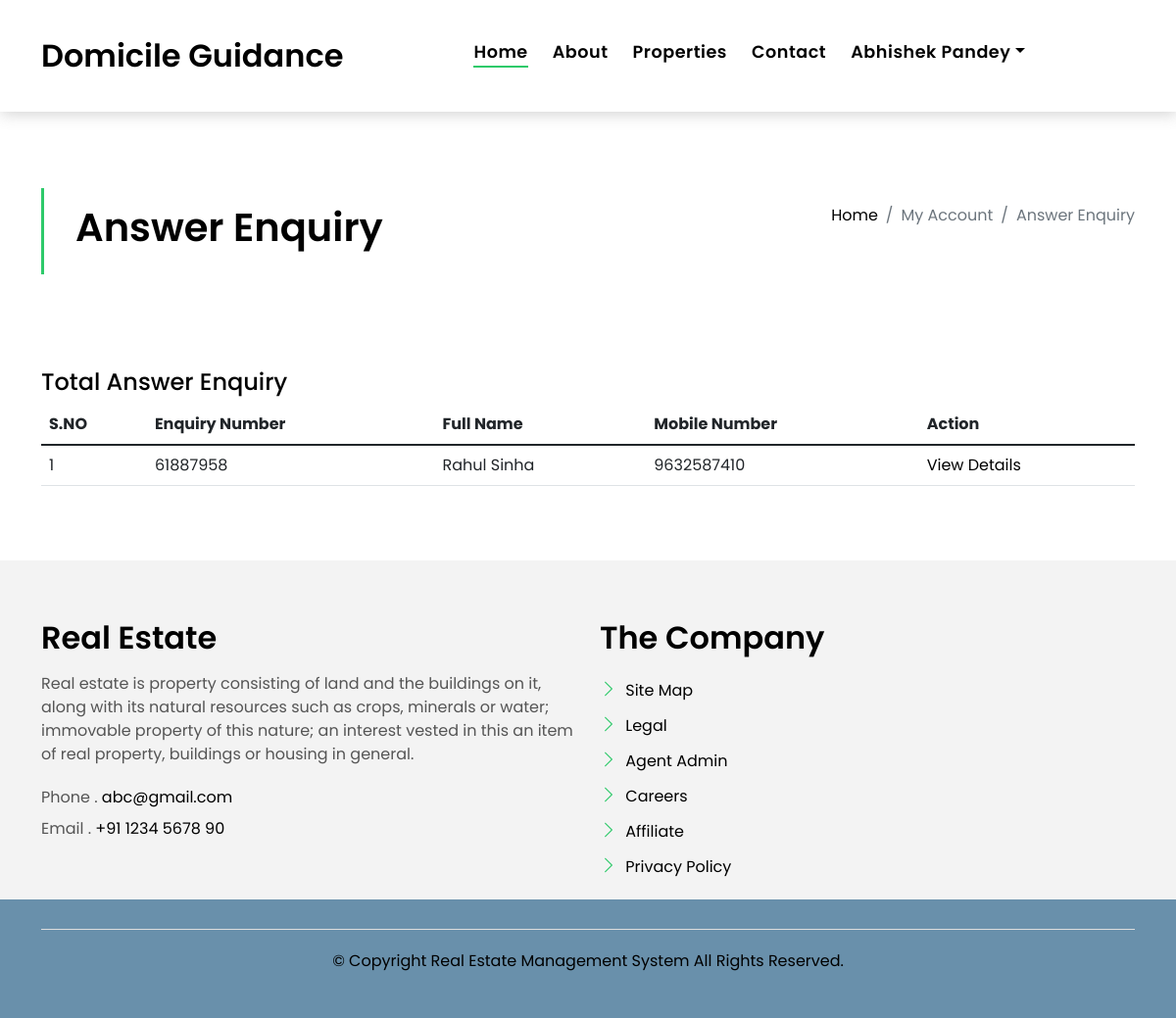
The app's page /owneranswerEnquiry (signed in) with its own data.
### estate/models.py (models this page shows, shortened)
class Enquiry(models.Model):
    property = models.ForeignKey(Property, on_delete=models.CASCADE, null=True)
    fullname = models.CharField(max_length=100, null=True)
    emailid = models.CharField(max_length=100, null=True)
    mobileno = models.CharField(max_length=50, null=True)
    message = models.CharField(max_length=500, null=True)
    enquiryno = models.CharField(max_length=50, null=True)
    enquirydate = models.DateTimeField(auto_now_add=True)
    status = models.CharField(max_length=100, null=True)
    remark = models.CharField(max_length=500, null=True)
    remarkdate = models.DateField(null=True)

### estate/views.py (the view)
# urls.py: path('owneranswerEnquiry', owneranswerEnquiry, name='owneranswerEnquiry'),
def owneranswerEnquiry(request):
    if not request.user.is_authenticated:
        return redirect('owner_login')
    user = User.objects.get(id=request.user.id)
    userType = UserType.objects.get(user=user)
    properties = Property.objects.filter(user=userType)
    propenquiry = Enquiry.objects.filter(property__in=properties, status='Answer')
    return render(request, 'owner/owneranswerEnquiry.html', locals())

### estate/templates/owner/owneranswerEnquiry.html
{% extends 'ownerNavbar.html' %}
{% block main  %}
{% load static %}
<section class="intro-single">
    <div class="container">
        <div class="row">
            <div class="col-md-12 col-lg-8">
                <div class="title-single-box">
                    <h1 class="title-single">Answer Enquiry</h1>
                </div>
            </div>
            <div class="col-md-12 col-lg-4">
                <nav aria-label="breadcrumb" class="breadcrumb-box d-flex justify-content-lg-end">
                    <ol class="breadcrumb">
                        <li class="breadcrumb-item">
                            <a href="{% url 'index' %}">Home</a>
                        </li>
                        <li class="breadcrumb-item active" aria-current="page">
                            My Account
                        </li>
                        <li class="breadcrumb-item active" aria-current="page">
                           Answer Enquiry
                        </li>
                    </ol>
                </nav>
            </div>
        </div>
    </div>
</section>
<section class="property-grid grid mt-5">
    <div class="container">
        <div class="row">
            <div class="col-md-12">
                <h4 class="form--title">Total Answer Enquiry</h4>
                <table class="table">
                    <thead>
                    <tr>
                        <th>S.NO</th>
                        <th>Enquiry Number</th>
                        <th>Full Name</th>
                        <th>Mobile Number</th>
                        <th>Action</th>
                    </tr>
                    </thead>
                    {% for i in propenquiry %}
                    <tr>
                        <td>{{forloop.counter}}</td>
                        <td>{{i.enquiryno}}</td>
                        <td>{{i.fullname}}</td>
                        <td>{{i.mobileno}}</td>
                        <td><a href="{% url 'viewEnquiry' i.id %}">View Details</a></td>
                    </tr>
                    {% empty %}
                    <tr>
                        <th colspan="5" style="text-align: center; color:red">No Record found</th>
                    </tr>
                    {% endfor %}
                </table>
            </div>
        </div>
    </div>
</section>
{% endblock %}

### estate/templates/ownerNavbar.html (shortened to what this page needs)
{% load static %}
<!DOCTYPE html>
<html lang="en">
<head>
    <link href="{% static 'assets/vendor/animate.css/animate.min.css' %}" rel="stylesheet">
    <link href="{% static 'assets/vendor/bootstrap/css/bootstrap.min.css' %}" rel="stylesheet">
    <link href="{% static 'assets/vendor/bootstrap-icons/bootstrap-icons.css' %}" rel="stylesheet">
    <link href="{% static 'assets/vendor/swiper/swiper-bundle.min.css' %}" rel="stylesheet">
    <link href="{% static 'assets/css/style.css' %}" rel="stylesheet">
</head>
<body>
<nav class="navbar navbar-default navbar-trans navbar-expand-lg fixed-top">
    <div class="container">
        <a class="navbar-brand text-brand" href="#">Domicile Guidance</a>
        <div class="navbar-collapse collapse justify-content-center" id="navbarDefault">
            <ul class="navbar-nav">
                <li class="nav-item">
                    <a class="nav-link active" href="{% url 'ownerDashboard' %}">Home</a>
                </li>
                <li class="nav-item">
                    <a class="nav-link " href="{% url 'ownerAbout' %}">About</a>
                </li>
                <li class="nav-item">
                    <a class="nav-link " href="{% url 'ownerpropertysearch' %}">Properties</a>
                </li>
                <li class="nav-item">
                    <a class="nav-link " href="{% url 'ownerContact' %}">Contact</a>
                </li>
                <li class="nav-item dropdown">
                    <a class="nav-link dropdown-toggle" href="#" id="navbarDropdown" role="button"
                       data-bs-toggle="dropdown" aria-haspopup="true" aria-expanded="false">{{request.user.first_name}} {{request.user.last_name}}</a>
                </li>
            </ul>
        </div>
    </div>
</nav>
<main id="main">
    {% block main %}
    {% endblock %}
</main>
<section class="section-footer">
    <div class="container">
        <div class="row">
            <div class="col-sm-12 col-md-6">
                <div class="widget-a">
                    <div class="w-header-a">
                        <h3 class="w-title-a text-brand">Real Estate </h3>
                    </div>
                    <div class="w-body-a">
                        <p class="w-text-a color-text-a">
                            Real estate is property consisting of land and the buildings on it, along with its natural
                            resources such as crops, minerals or water; immovable property of this nature; an interest
                            vested in this an item of real property, buildings or housing in general.
                        </p>
                    </div>
                    <div class="w-footer-a">
                        <ul class="list-unstyled">
                            <li class="color-a">
                                <span class="color-text-a">Phone .</span> abc@gmail.com
                            </li>
                            <li class="color-a">
                                <span class="color-text-a">Email .</span> +91 1234 5678 90
                            </li>
                        </ul>
                    </div>
                </div>
            </div>
            <div class="col-sm-12 col-md-6 section-md-t3">
                <div class="widget-a">
                    <div class="w-header-a">
                        <h3 class="w-title-a text-brand">The Company</h3>
                    </div>
                    <div class="w-body-a">
                        <div class="w-body-a">
                            <ul class="list-unstyled">
                                <li class="item-list-a">
                                    <i class="bi bi-chevron-right"></i> <a href="#">Site Map</a>
                                </li>
                                <li class="item-list-a">
                                    <i class="bi bi-chevron-right"></i> <a href="#">Legal</a>
                                </li>
                                <li class="item-list-a">
                                    <i class="bi bi-chevron-right"></i> <a href="#">Agent Admin</a>
                                </li>
                                <li class="item-list-a">
                                    <i class="bi bi-chevron-right"></i> <a href="#">Careers</a>
                                </li>
                                <li class="item-list-a">
                                    <i class="bi bi-chevron-right"></i> <a href="#">Affiliate</a>
                                </li>
                                <li class="item-list-a">
                                    <i class="bi bi-chevron-right"></i> <a href="#">Privacy Policy</a>
                                </li>
                            </ul>
                        </div>
                    </div>
                </div>
            </div>
        </div>
    </div>
</section>
<footer>
    <div class="container">
        <div class="row">
            <div class="col-md-12">
                <div class="copyright-footer">
                    <p class="copyright color-text-a">
                        <span class="color-a">&copy; Copyright Real Estate Management System All Rights Reserved. </span>
                    </p>
                </div>
            </div>
        </div>
    </div>
</footer>
</body>
</html>

### estate/static/assets/css/style.css (style rules this page uses)
body { font-family: "Poppins", sans-serif; color: #555555; }
h1, h2, h3, h4, h5, h6 { color: #000000; }
a { color: #000000; text-decoration: none; transition: all 0.5s ease; }
.text-brand { color: #000000; font-size: 2rem; font-weight: 600; }
.color-a { text-decoration: none; color: #000000; }
.color-text-a { text-decoration: none; color: #555555; }
.navbar-default { transition: all 0.5s ease-in-out; background-color: #ffffff; padding-top: 28px; padding-bottom: 28px; -webkit-backface-visibility: hidden; backface-visibility: hidden; box-shadow: 1px 2px 15px rgba(100, 100, 100, 0.3); }
.navbar-default.navbar-trans, .navbar-default.navbar-reduce { -webkit-backface-visibility: hidden; backface-visibility: hidden; }
.navbar-default.navbar-trans .nav-item, .navbar-default.navbar-reduce .nav-item { position: relative; padding-right: 10px; padding-bottom: 8px; margin-left: 0; }
@media (min-width: 768px) { .navbar-default.navbar-trans .nav-item, .navbar-default.navbar-reduce .nav-item { margin-left: 15px; } }
.navbar-default.navbar-trans .nav-link, .navbar-default.navbar-reduce .nav-link { font-size: 1.1rem; color: #000000; font-weight: 600; letter-spacing: 0.03em; transition: all 0.1s ease-in-out; position: relative; padding-left: 0; padding-right: 0; }
.navbar-default.navbar-trans .nav-link:before, .navbar-default.navbar-reduce .nav-link:before { content: ""; position: absolute; bottom: 5px; left: 0; width: 100%; height: 2px; z-index: 0; background-color: #2eca6a; transform: scaleX(0); transform-origin: right; transition: transform 0.2s ease-out, opacity 0.2s ease-out 0.3s; }
.navbar-default.navbar-trans .show > .nav-link:before, .navbar-default.navbar-trans .active > .nav-link:before, .navbar-default.navbar-trans .nav-link.show:before, .navbar-default.navbar-trans .nav-link.active:before, .navbar-default.navbar-reduce .show > .nav-link:before, .navbar-default.navbar-reduce .active > .nav-link:before, .navbar-default.navbar-reduce .nav-link.show:before, .navbar-default.navbar-reduce .nav-link.active:before { transform: scaleX(1); }
.navbar-default.navbar-trans .nav-link:before { background-color: #2eca6a; }
.navbar-default.navbar-trans .show > .nav-link, .navbar-default.navbar-trans .active > .nav-link, .navbar-default.navbar-trans .nav-link.show, .navbar-default.navbar-trans .nav-link.active { color: #000000; }
.intro-single { padding: 12rem 0 3rem; }
.intro-single .title-single-box { padding: 1rem 0 1rem 2rem; }
.intro-single .title-single-box { border-left: 3px solid #2eca6a; }
.intro-single .title-single-box .title-single { font-weight: 600; font-size: 2.2rem; }
@media (min-width: 768px) { .intro-single .title-single-box .title-single { font-size: 2.1rem; } }
@media (min-width: 992px) { .intro-single .title-single-box .title-single { font-size: 2.5rem; } }
.intro-single .breadcrumb-box { padding: 1rem 0 0 0.5rem; }
.intro-single .breadcrumb { background-color: transparent; padding-right: 0; padding-left: 0; }
.section-footer { padding-top: 60px; margin-top: 60px; background: #f3f3f3; }
.section-footer ul { line-height: 2; }
.section-footer .item-list-a i { font-size: 18px; padding-right: 4px; color: #2eca6a; }
.section-footer .widget-a .w-title-a { margin-bottom: 1rem; }
footer { background: #6990ab; text-align: center; padding: 30px 0; }
footer .copyright-footer { border-top: 1px solid #ddd; padding-top: 20px; }

### records on screen
Enquiry: enquiryno "61887958", fullname "Rahul Sinha", mobileno "9632587410"

### other values on screen
{{ request.user.first_name }} "Abhishek"
{{ request.user.last_name }} "Pandey"
